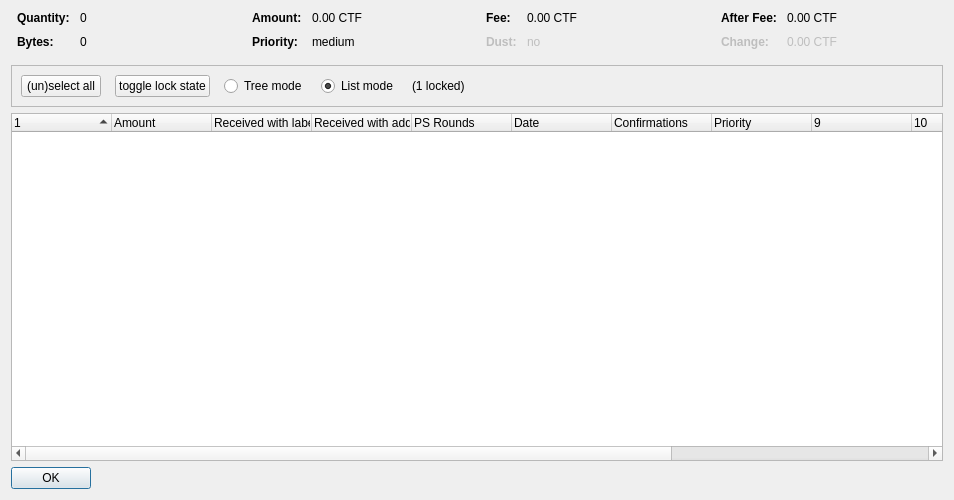
<?xml version="1.0" encoding="UTF-8"?>
<ui version="4.0">
 <class>CoinControlDialog</class>
 <widget class="QDialog" name="CoinControlDialog">
  <property name="geometry">
   <rect>
    <x>0</x>
    <y>0</y>
    <width>954</width>
    <height>500</height>
   </rect>
  </property>
  <property name="windowTitle">
   <string>Coin Selection</string>
  </property>
  <layout class="QVBoxLayout" name="verticalLayout">
   <item>
    <layout class="QHBoxLayout" name="horizontalLayoutTop" stretch="0,0,0,0">
     <property name="topMargin">
      <number>0</number>
     </property>
     <property name="bottomMargin">
      <number>10</number>
     </property>
     <item>
      <layout class="QFormLayout" name="formLayoutCoinControl1">
       <property name="horizontalSpacing">
        <number>10</number>
       </property>
       <property name="verticalSpacing">
        <number>10</number>
       </property>
       <property name="leftMargin">
        <number>6</number>
       </property>
       <property name="rightMargin">
        <number>6</number>
       </property>
       <item row="0" column="0">
        <widget class="QLabel" name="labelCoinControlQuantityText">
         <property name="font">
          <font>
           <weight>75</weight>
           <bold>true</bold>
          </font>
         </property>
         <property name="text">
          <string>Quantity:</string>
         </property>
        </widget>
       </item>
       <item row="0" column="1">
        <widget class="QLabel" name="labelCoinControlQuantity">
         <property name="cursor">
          <cursorShape>IBeamCursor</cursorShape>
         </property>
         <property name="contextMenuPolicy">
          <enum>Qt::ActionsContextMenu</enum>
         </property>
         <property name="text">
          <string notr="true">0</string>
         </property>
         <property name="textInteractionFlags">
          <set>Qt::LinksAccessibleByMouse|Qt::TextSelectableByKeyboard|Qt::TextSelectableByMouse</set>
         </property>
        </widget>
       </item>
       <item row="1" column="0">
        <widget class="QLabel" name="labelCoinControlBytesText">
         <property name="font">
          <font>
           <weight>75</weight>
           <bold>true</bold>
          </font>
         </property>
         <property name="text">
          <string>Bytes:</string>
         </property>
        </widget>
       </item>
       <item row="1" column="1">
        <widget class="QLabel" name="labelCoinControlBytes">
         <property name="cursor">
          <cursorShape>IBeamCursor</cursorShape>
         </property>
         <property name="contextMenuPolicy">
          <enum>Qt::ActionsContextMenu</enum>
         </property>
         <property name="text">
          <string notr="true">0</string>
         </property>
         <property name="textInteractionFlags">
          <set>Qt::LinksAccessibleByMouse|Qt::TextSelectableByKeyboard|Qt::TextSelectableByMouse</set>
         </property>
        </widget>
       </item>
      </layout>
     </item>
     <item>
      <layout class="QFormLayout" name="formLayoutCoinControl2">
       <property name="horizontalSpacing">
        <number>10</number>
       </property>
       <property name="verticalSpacing">
        <number>10</number>
       </property>
       <property name="leftMargin">
        <number>6</number>
       </property>
       <property name="rightMargin">
        <number>6</number>
       </property>
       <item row="0" column="0">
        <widget class="QLabel" name="labelCoinControlAmountText">
         <property name="font">
          <font>
           <weight>75</weight>
           <bold>true</bold>
          </font>
         </property>
         <property name="text">
          <string>Amount:</string>
         </property>
        </widget>
       </item>
       <item row="0" column="1">
        <widget class="QLabel" name="labelCoinControlAmount">
         <property name="cursor">
          <cursorShape>IBeamCursor</cursorShape>
         </property>
         <property name="contextMenuPolicy">
          <enum>Qt::ActionsContextMenu</enum>
         </property>
         <property name="text">
          <string notr="true">0.00 CTF</string>
         </property>
         <property name="textInteractionFlags">
          <set>Qt::LinksAccessibleByMouse|Qt::TextSelectableByKeyboard|Qt::TextSelectableByMouse</set>
         </property>
        </widget>
       </item>
       <item row="1" column="0">
        <widget class="QLabel" name="labelCoinControlPriorityText">
         <property name="font">
          <font>
           <weight>75</weight>
           <bold>true</bold>
          </font>
         </property>
         <property name="text">
          <string>Priority:</string>
         </property>
        </widget>
       </item>
       <item row="1" column="1">
        <widget class="QLabel" name="labelCoinControlPriority">
         <property name="cursor">
          <cursorShape>IBeamCursor</cursorShape>
         </property>
         <property name="contextMenuPolicy">
          <enum>Qt::ActionsContextMenu</enum>
         </property>
         <property name="text">
          <string>medium</string>
         </property>
         <property name="textInteractionFlags">
          <set>Qt::LinksAccessibleByMouse|Qt::TextSelectableByKeyboard|Qt::TextSelectableByMouse</set>
         </property>
        </widget>
       </item>
      </layout>
     </item>
     <item>
      <layout class="QFormLayout" name="formLayoutCoinControl3">
       <property name="horizontalSpacing">
        <number>10</number>
       </property>
       <property name="verticalSpacing">
        <number>10</number>
       </property>
       <property name="leftMargin">
        <number>6</number>
       </property>
       <property name="rightMargin">
        <number>6</number>
       </property>
       <item row="0" column="0">
        <widget class="QLabel" name="labelCoinControlFeeText">
         <property name="font">
          <font>
           <weight>75</weight>
           <bold>true</bold>
          </font>
         </property>
         <property name="text">
          <string>Fee:</string>
         </property>
        </widget>
       </item>
       <item row="0" column="1">
        <widget class="QLabel" name="labelCoinControlFee">
         <property name="cursor">
          <cursorShape>IBeamCursor</cursorShape>
         </property>
         <property name="contextMenuPolicy">
          <enum>Qt::ActionsContextMenu</enum>
         </property>
         <property name="text">
          <string notr="true">0.00 CTF</string>
         </property>
         <property name="textInteractionFlags">
          <set>Qt::LinksAccessibleByMouse|Qt::TextSelectableByKeyboard|Qt::TextSelectableByMouse</set>
         </property>
        </widget>
       </item>
       <item row="1" column="0">
        <widget class="QLabel" name="labelCoinControlLowOutputText">
         <property name="enabled">
          <bool>false</bool>
         </property>
         <property name="font">
          <font>
           <weight>75</weight>
           <bold>true</bold>
          </font>
         </property>
         <property name="text">
          <string>Dust:</string>
         </property>
        </widget>
       </item>
       <item row="1" column="1">
        <widget class="QLabel" name="labelCoinControlLowOutput">
         <property name="enabled">
          <bool>false</bool>
         </property>
         <property name="cursor">
          <cursorShape>IBeamCursor</cursorShape>
         </property>
         <property name="contextMenuPolicy">
          <enum>Qt::ActionsContextMenu</enum>
         </property>
         <property name="text">
          <string>no</string>
         </property>
         <property name="textInteractionFlags">
          <set>Qt::LinksAccessibleByMouse|Qt::TextSelectableByKeyboard|Qt::TextSelectableByMouse</set>
         </property>
        </widget>
       </item>
      </layout>
     </item>
     <item>
      <layout class="QFormLayout" name="formLayoutCoinControl4">
       <property name="horizontalSpacing">
        <number>10</number>
       </property>
       <property name="verticalSpacing">
        <number>10</number>
       </property>
       <property name="leftMargin">
        <number>6</number>
       </property>
       <property name="rightMargin">
        <number>6</number>
       </property>
       <item row="0" column="0">
        <widget class="QLabel" name="labelCoinControlAfterFeeText">
         <property name="font">
          <font>
           <weight>75</weight>
           <bold>true</bold>
          </font>
         </property>
         <property name="text">
          <string>After Fee:</string>
         </property>
        </widget>
       </item>
       <item row="0" column="1">
        <widget class="QLabel" name="labelCoinControlAfterFee">
         <property name="cursor">
          <cursorShape>IBeamCursor</cursorShape>
         </property>
         <property name="contextMenuPolicy">
          <enum>Qt::ActionsContextMenu</enum>
         </property>
         <property name="text">
          <string notr="true">0.00 CTF</string>
         </property>
         <property name="textInteractionFlags">
          <set>Qt::LinksAccessibleByMouse|Qt::TextSelectableByKeyboard|Qt::TextSelectableByMouse</set>
         </property>
        </widget>
       </item>
       <item row="1" column="0">
        <widget class="QLabel" name="labelCoinControlChangeText">
         <property name="enabled">
          <bool>false</bool>
         </property>
         <property name="font">
          <font>
           <weight>75</weight>
           <bold>true</bold>
          </font>
         </property>
         <property name="text">
          <string>Change:</string>
         </property>
        </widget>
       </item>
       <item row="1" column="1">
        <widget class="QLabel" name="labelCoinControlChange">
         <property name="enabled">
          <bool>false</bool>
         </property>
         <property name="cursor">
          <cursorShape>IBeamCursor</cursorShape>
         </property>
         <property name="contextMenuPolicy">
          <enum>Qt::ActionsContextMenu</enum>
         </property>
         <property name="text">
          <string notr="true">0.00 CTF</string>
         </property>
         <property name="textInteractionFlags">
          <set>Qt::LinksAccessibleByMouse|Qt::TextSelectableByKeyboard|Qt::TextSelectableByMouse</set>
         </property>
        </widget>
       </item>
      </layout>
     </item>
    </layout>
   </item>
   <item>
    <widget class="QFrame" name="frame">
     <property name="minimumSize">
      <size>
       <width>0</width>
       <height>40</height>
      </size>
     </property>
     <property name="frameShape">
      <enum>QFrame::StyledPanel</enum>
     </property>
     <property name="frameShadow">
      <enum>QFrame::Sunken</enum>
     </property>
     <layout class="QHBoxLayout" name="horizontalLayout">
      <item>
       <layout class="QHBoxLayout" name="horizontalLayoutPanel" stretch="0,0,0,0,0,0">
        <property name="spacing">
         <number>14</number>
        </property>
        <item>
         <widget class="QPushButton" name="pushButtonSelectAll">
          <property name="sizePolicy">
           <sizepolicy hsizetype="Maximum" vsizetype="Fixed">
            <horstretch>0</horstretch>
            <verstretch>0</verstretch>
           </sizepolicy>
          </property>
          <property name="text">
           <string>(un)select all</string>
          </property>
          <property name="autoDefault">
           <bool>false</bool>
          </property>
         </widget>
        </item>
        <item>
         <widget class="QPushButton" name="pushButtonToggleLock">
          <property name="sizePolicy">
           <sizepolicy hsizetype="Maximum" vsizetype="Fixed">
            <horstretch>0</horstretch>
            <verstretch>0</verstretch>
           </sizepolicy>
          </property>
          <property name="text">
           <string>toggle lock state</string>
          </property>
          <property name="autoDefault">
           <bool>false</bool>
          </property>
         </widget>
        </item>
        <item>
         <widget class="QRadioButton" name="radioTreeMode">
          <property name="sizePolicy">
           <sizepolicy hsizetype="Maximum" vsizetype="Fixed">
            <horstretch>0</horstretch>
            <verstretch>0</verstretch>
           </sizepolicy>
          </property>
          <property name="text">
           <string>Tree mode</string>
          </property>
         </widget>
        </item>
        <item>
         <widget class="QRadioButton" name="radioListMode">
          <property name="sizePolicy">
           <sizepolicy hsizetype="Maximum" vsizetype="Fixed">
            <horstretch>0</horstretch>
            <verstretch>0</verstretch>
           </sizepolicy>
          </property>
          <property name="text">
           <string>List mode</string>
          </property>
          <property name="checked">
           <bool>true</bool>
          </property>
         </widget>
        </item>
        <item>
         <widget class="QLabel" name="labelLocked">
          <property name="text">
           <string>(1 locked)</string>
          </property>
         </widget>
        </item>
        <item>
         <spacer name="horizontalSpacer">
          <property name="orientation">
           <enum>Qt::Horizontal</enum>
          </property>
          <property name="sizeHint" stdset="0">
           <size>
            <width>40</width>
            <height>20</height>
           </size>
          </property>
         </spacer>
        </item>
       </layout>
      </item>
     </layout>
    </widget>
   </item>
   <item>
    <widget class="CoinControlTreeWidget" name="treeWidget">
     <property name="contextMenuPolicy">
      <enum>Qt::CustomContextMenu</enum>
     </property>
     <property name="sortingEnabled">
      <bool>false</bool>
     </property>
     <property name="columnCount">
      <number>13</number>
     </property>
     <attribute name="headerShowSortIndicator" stdset="0">
      <bool>true</bool>
     </attribute>
     <attribute name="headerStretchLastSection">
      <bool>false</bool>
     </attribute>
     <column>
      <property name="text">
       <string/>
      </property>
     </column>
     <column>
      <property name="text">
       <string>Amount</string>
      </property>
     </column>
     <column>
      <property name="text">
       <string>Received with label</string>
      </property>
     </column>
     <column>
      <property name="text">
       <string>Received with address</string>
      </property>
     </column>
     <column>
      <property name="text">
       <string>PS Rounds</string>
      </property>
     </column>
     <column>
      <property name="text">
       <string>Date</string>
      </property>
     </column>
     <column>
      <property name="text">
       <string>Confirmations</string>
      </property>
      <property name="toolTip">
       <string>Confirmed</string>
      </property>
     </column>
     <column>
      <property name="text">
       <string>Priority</string>
      </property>
     </column>
     <column>
      <property name="text">
       <string/>
      </property>
     </column>
     <column>
      <property name="text">
       <string/>
      </property>
     </column>
     <column>
      <property name="text">
       <string/>
      </property>
     </column>
     <column>
      <property name="text">
       <string/>
      </property>
     </column>
     <column>
      <property name="text">
       <string/>
      </property>
     </column>
    </widget>
   </item>
   <item>
    <widget class="QDialogButtonBox" name="buttonBox">
     <property name="sizePolicy">
      <sizepolicy hsizetype="Maximum" vsizetype="Fixed">
       <horstretch>0</horstretch>
       <verstretch>0</verstretch>
      </sizepolicy>
     </property>
     <property name="orientation">
      <enum>Qt::Horizontal</enum>
     </property>
     <property name="standardButtons">
      <set>QDialogButtonBox::Ok</set>
     </property>
    </widget>
   </item>
  </layout>
 </widget>
 <customwidgets>
  <customwidget>
   <class>CoinControlTreeWidget</class>
   <extends>QTreeWidget</extends>
   <header>coincontroltreewidget.h</header>
  </customwidget>
 </customwidgets>
 <resources/>
 <connections/>
</ui>
